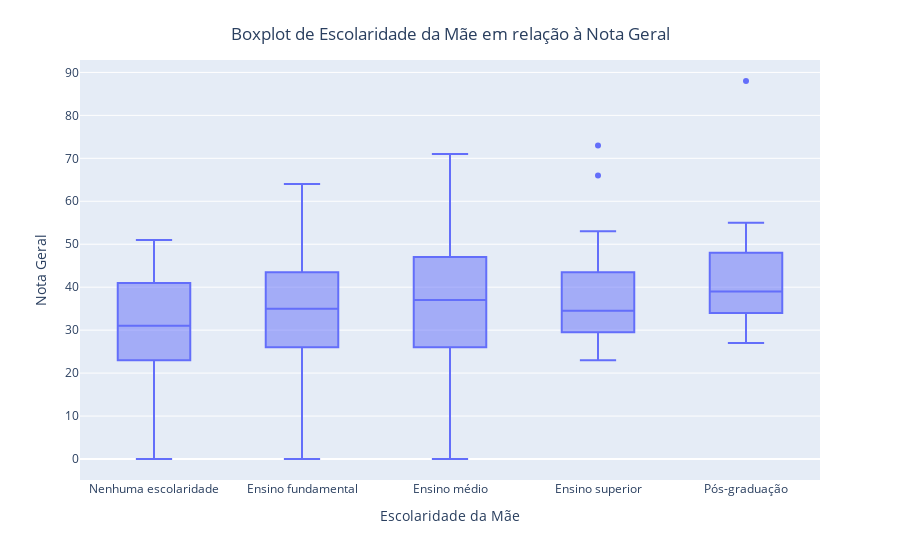

This figure's notebook cell:
### Code cell
categorias = {
    'A': 'Nenhuma escolaridade',
    'B': 'Ensino fundamental',
    'C': 'Ensino fundamental',
    'D': 'Ensino médio',
    'E': 'Ensino superior',
    'F': 'Pós-graduação'
}

ordem_categorias = {'Nenhuma escolaridade': 1, 'Ensino fundamental': 2, 
                    'Ensino médio': 3, 'Ensino superior': 4, 'Pós-graduação': 5}

dados_explorados['Nota_geral'] = pd.to_numeric(dados_explorados['Nota_geral'], errors='coerce')
dados_explorados = dados_explorados.dropna(subset=['Nota_geral'])

dados_explorados['Categoria'] = dados_explorados['Escolaridade_mae'].map(categorias)

medianas = dados_explorados.groupby('Categoria')['Nota_geral'].median().reset_index()

medianas['ordem_categoria'] = medianas['Categoria'].map(ordem_categorias)
medianas = medianas.sort_values(by='ordem_categoria')

fig = px.box(dados_explorados, x='Categoria', y='Nota_geral', 
             labels={'Categoria': 'Escolaridade da Mãe', 'Nota_geral': 'Nota Geral'},
             category_orders={"Categoria": medianas['Categoria']})
fig.update_layout(title='Boxplot de Escolaridade da Mãe em relação à Nota Geral', title_x=0.5, title_y=0.95)
fig.show()

### Figure 1 — Plotly figure (JSON) as saved in the notebook; plotly's stock layout.template omitted (floating-point values rounded to 4 significant figures; data arrays with more than 128 entries replaced by an {"elided": "..."} marker saying what was removed)
{"data": [{"alignmentgroup": "True", "hovertemplate": "Escolaridade da Mãe=%{x}<br>Nota Geral=%{y}<extra></extra>", "legendgroup": "", "marker": {"color": "#636efa"}, "name": "", "notched": false, "offsetgroup": "", "orientation": "v", "showlegend": false, "type": "box", "x": {"elided": "314 str values"}, "x0": " ", "xaxis": "x", "y": {"elided": "314 int values"}, "y0": " ", "yaxis": "y"}], "layout": {"boxmode": "group", "legend": {"tracegroupgap": 0}, "margin": {"t": 60}, "title": {"text": "Boxplot de Escolaridade da Mãe em relação à Nota Geral", "x": 0.5, "y": 0.95}, "xaxis": {"anchor": "y", "categoryarray": ["Nenhuma escolaridade", "Ensino fundamental", "Ensino médio", "Ensino superior", "Pós-graduação"], "categoryorder": "array", "domain": [0, 1], "title": {"text": "Escolaridade da Mãe"}}, "yaxis": {"anchor": "x", "domain": [0, 1], "title": {"text": "Nota Geral"}}}}
